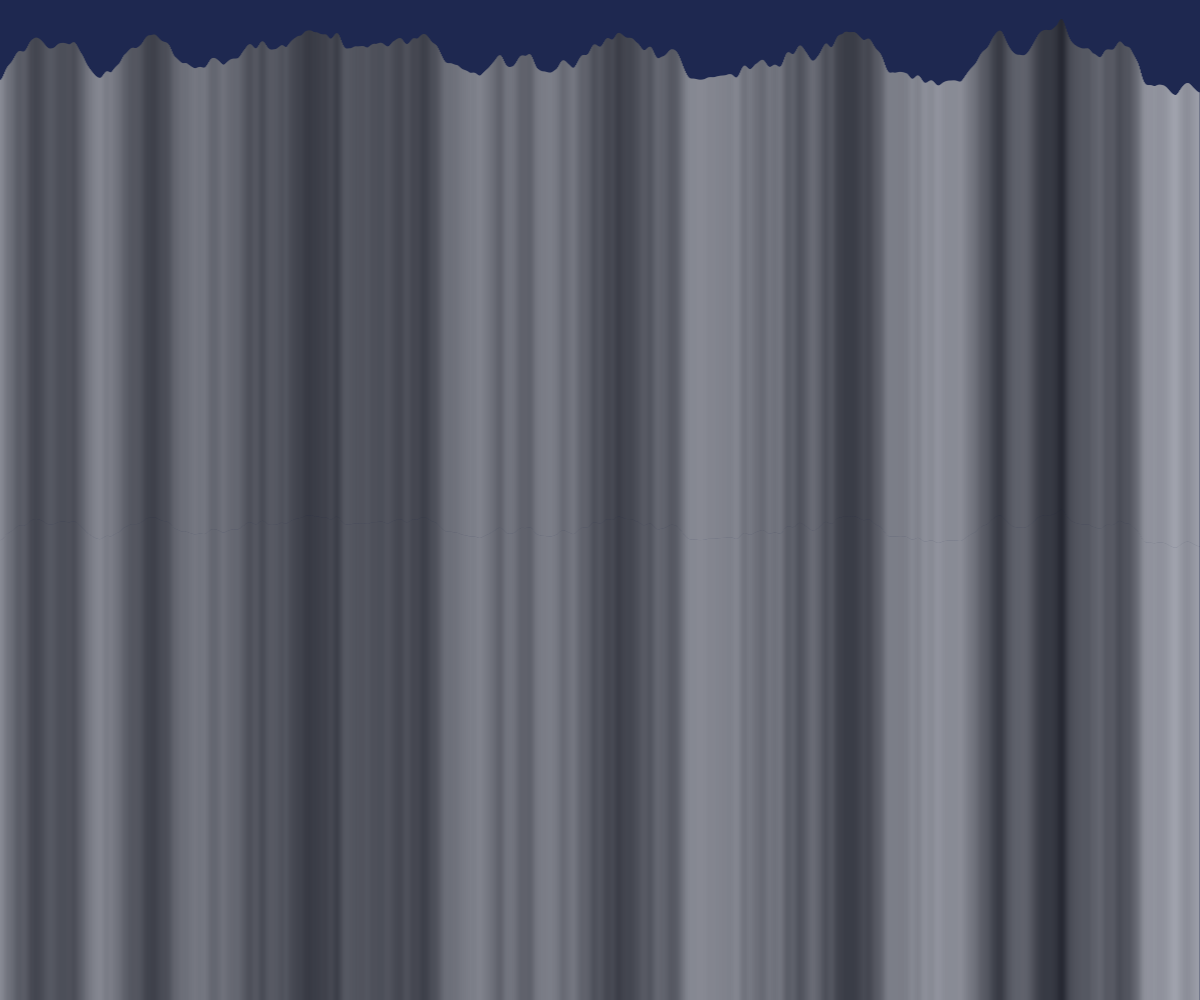
Frame 1 (no input)
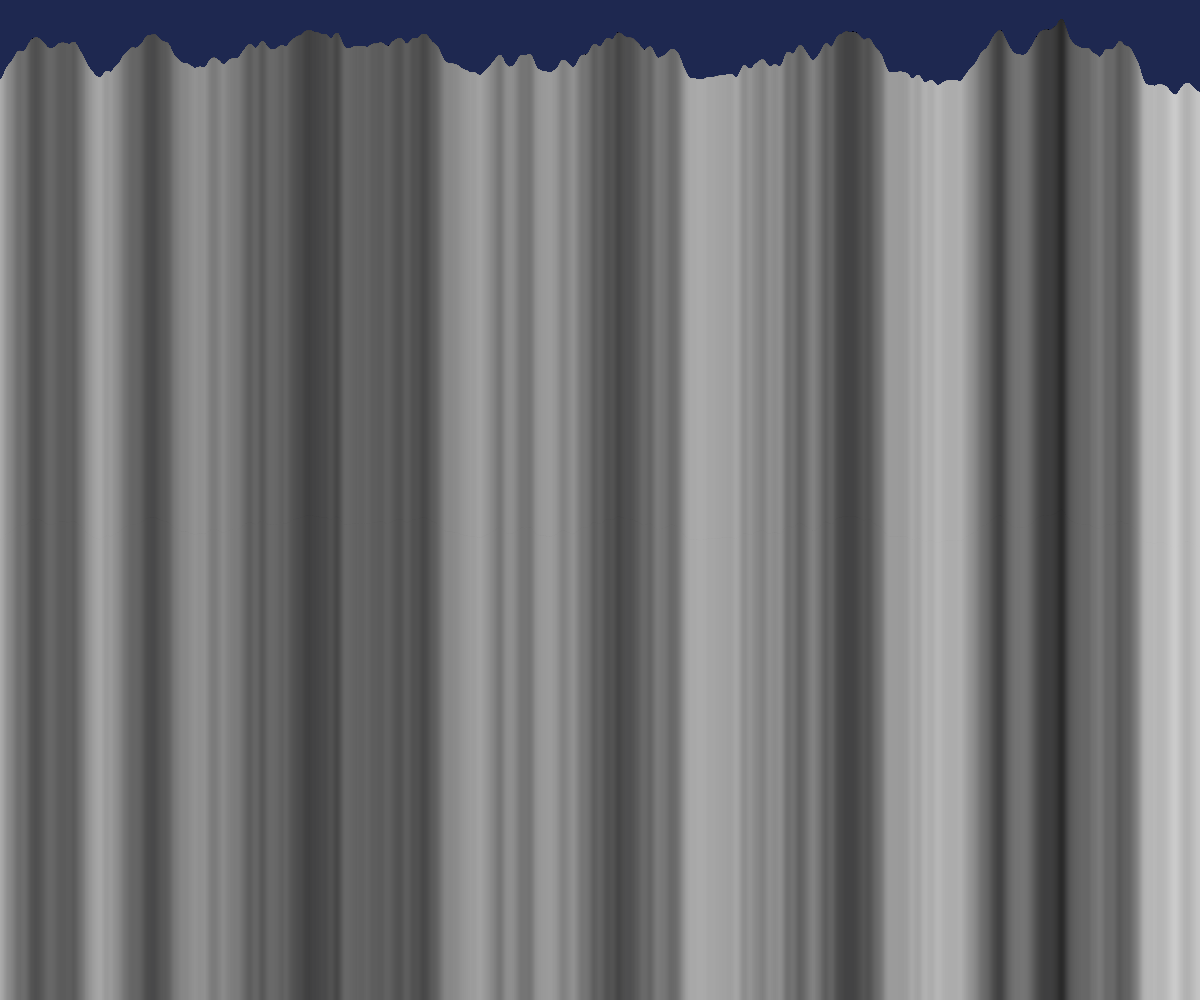
Frame 60 (no input)
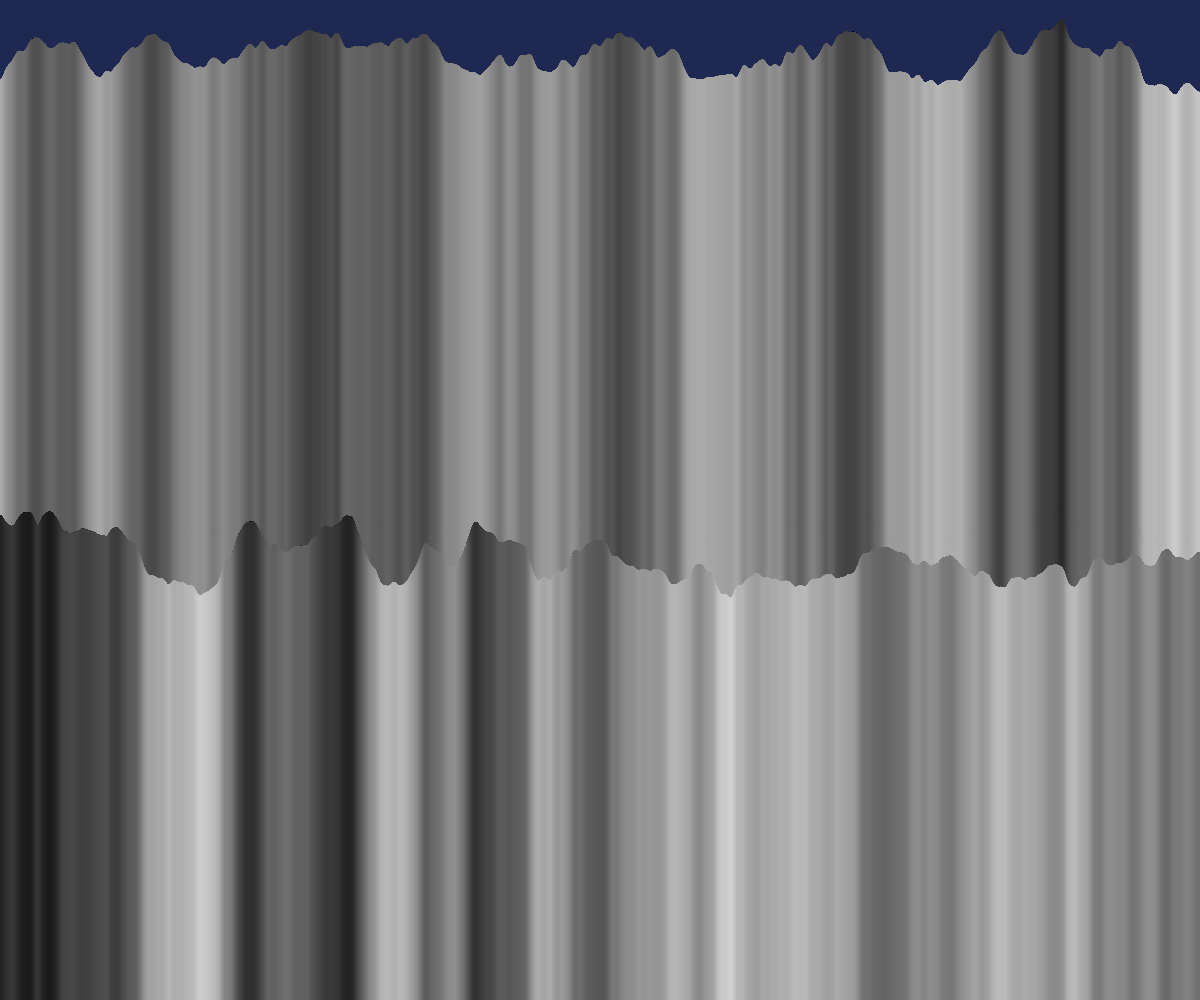
Frame 120 (the mouse pressed at the canvas centre since frame 60)

The p5.js sketch that drew these frames (run headless with seeded random() and noise() and a simulated clock; from frame 60 on, the mouse is pressed at the canvas centre):

// p5.js sketch
// ── sketch.js
let noiseScale = 0.02;

function setup() {
    createCanvas(window.innerWidth, window.innerHeight);
    frameRate(20);
    background(30, 40, 80)
}

function draw() {

    for (let x = 0; x < width; x++) {
        let noiseVal = noise((mouseX + x) * noiseScale, mouseY * noiseScale);

        stroke(noiseVal * 255);
        line(x, mouseY + noiseVal * 120, x, height);
    }
    describe(`horizontal wave pattern effected by mouse x-position
    & updating noise values.`);
}
